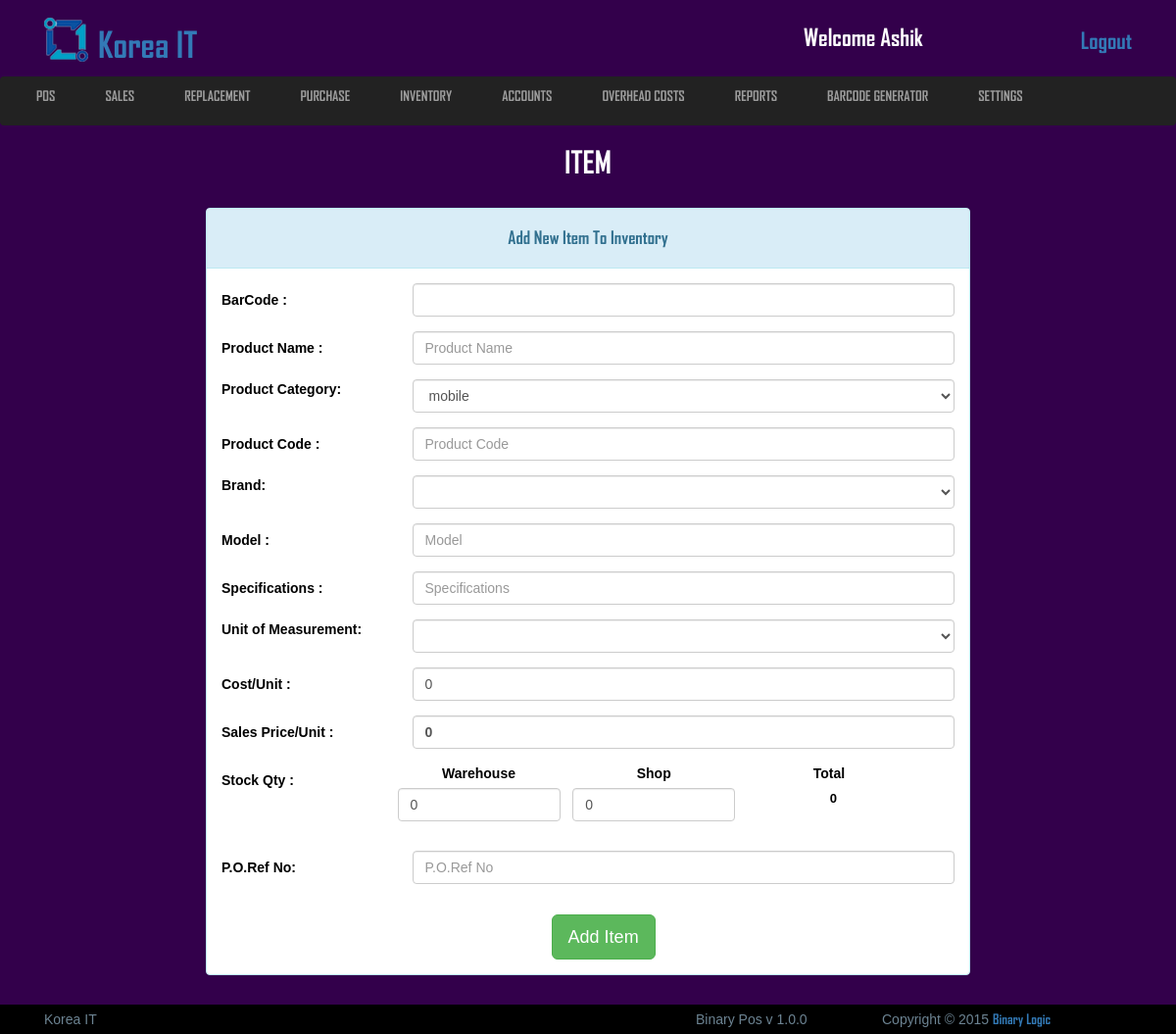
Screenshot of /view/add_items_to_inventory.php (signed in) with the database file from the repository.
### tables this page shows
CREATE TABLE `logo_section` (
  `id` int(11) NOT NULL,
  `image` varchar(255) NOT NULL,
  `name` varchar(100) NOT NULL
);

### src/Inventory/Inventory.php (called while the page is built, shortened)
<?php
class Inventory extends Model{
	public function view_all_category(){
		$this->table = "product_category";
		$query = "SELECT * FROM {$this->table}";
        $result = mysqli_query($this->connection,$query);
        return $result;
	}
}

### src/Model/Model.php (called while the page is built, shortened)
<?php
abstract class Model{
    public function __construct(){
        $this->connection = mysqli_connect("localhost","root","","pos");
    }
}

### view/add_items_to_inventory.php (the view, shortened to what this page needs)
<?php
	$inventory = new Inventory;
 ?>
	<?php include('includes/all_link_body.php'); ?>
<header class="header_section">
	<div class="container">
		<div class="row">
			<div class="col-md-12">
				<?php include('includes/header_top.php'); ?>
			</div>
		</div>
	</div>
	<?php include('includes/main_nav.php'); ?>
	<div class="conainer">
		<div class="row">
			<div class="col-md-12">
				<div class="sales_point">
					<h2>Item</h2>
				</div>
			</div>
		</div>
	</div>
</header>
<section class="view_container_content">
<div class="container">
	<div class="row">
		<div class="col-md-2"></div>
		<div class="col-md-8 no_padding">
				<div class="panel panel-info no_margin">
				  <div class="panel-heading"><h4 style="text-align:center;">Add New Item To Inventory</h4></div>
				  		<div class="panel-body">
							<form class="form-horizontal" action="add_items_to_inventory.php" method="post">
							  <div class="customer_info">
								  <div class="form-group">
									    <label for="inputBar3" class="col-sm-3 control-label">BarCode :</label>
									    <div class="col-sm-9">
									      <input name="barcode" type="text" class="form-control" id="inputBar3" value="<?php if(isset($_POST["barcode"])){echo $_POST["barcode"]; } ?>">
									    </div>
								  </div>
								  <div class="form-group">
									    <label for="inputName3" class="col-sm-3 control-label">Product Name :</label>
									    <div class="col-sm-9">
									      <input name="product_name" type="text" class="form-control" id="inputName3" placeholder="Product Name" value="<?php if(isset($_POST["product_name"])){echo $_POST["product_name"]; } ?>">
									    </div>
								  </div>
								  <div class="form-group">
									  <label for="sel1" class="col-sm-3">Product Category:</label>
									  <div class="col-sm-9">
										  <select class="form-control" name="category" id="sel1">
									    	<?php
									    		$result = $inventory->view_all_category();
									    		while ($category = mysqli_fetch_object($result)) {
									    	?>
									    		<option value="<?php echo $category->category_name; ?>"><?php echo $category->category_name; ?></option>
									    	<?php
									    		}
									    	 ?>
										  </select>
									  </div>
								  </div>
								  <div class="form-group">
									    <label for="inputcode3" class="col-sm-3 control-label">Product Code :</label>
									    <div class="col-sm-9">
									      <input name="product_code" type="text" class="form-control" id="inputcode3" placeholder="Product Code" value="<?php if(isset($_POST["product_code"])){echo $_POST["product_code"]; } ?>">
									    </div>
								  </div>
								  <div class="form-group">
									  <label for="sel1" class="col-sm-3">Brand:</label>
									  <div class="col-sm-9">
										  <select name="brand" class="form-control" id="sel1">
										  </select>
									  </div>
								    </div>
								  <div class="form-group">
									    <label for="inputBalance3" class="col-sm-3 control-label">Model :</label>
									    <div class="col-sm-9">
									      <input name="model" type="text" class="form-control" id="inputBalance3" placeholder="Model" value="<?php if(isset($_POST["model"])){echo $_POST["model"]; } ?>">
									    </div>
								  </div>
								  <div class="form-group">
									    <label for="inputPaymentDue3" class="col-sm-3 control-label">Specifications :</label>
									    <div class="col-sm-9">
									      <input name="specification" type="text" class="form-control" id="inputPaymentDue3" placeholder="Specifications" value="<?php if(isset($_POST["specification"])){echo $_POST["specification"]; } ?>">
									    </div>
								  </div>
								  <div class="form-group">
									  <label for="sel1" class="col-sm-3">Unit of Measurement:</label>
									  <div class="col-sm-9">
										  <select class="form-control" name="uom" id="sel1">
										  </select>
									  </div>
								  </div>
								  <div class="form-group">
									    <label for="inputCostUnit3" class="col-sm-3 control-label">Cost/Unit :</label>
									    <div class="col-sm-9">
									      <input type="number" min="0"id="change2" name="purchase_cost_per_unit" value="<?php if(isset($_POST["purchase_cost_per_unit"])){echo $_POST["purchase_cost_per_unit"]; }else{ echo "0";} ?>" class="form-control" onchange="calc()">
										  </div>
									</div>
								</div>
								  <div class="form-group">
									    <label for="inputSalesPriceUnit3" class="col-sm-3 control-label">Sales Price/Unit :</label>
									    <div class="col-sm-9">
									      <p class="cart_total_price"><b><input id="total1"class="form-control" for="change" name="sales_price_per_unit" value="<?php if(isset($_POST["sales_price_per_unit"])){echo $_POST["sales_price_per_unit"]; }else{ echo "0";} ?>"></b></p>
									    </div>
								  </div>
								  <div class="form-group">
									    <label for="inputStockQty3" class="col-sm-3 control-label">Stock Qty :</label>
									    <div class="col-sm-9">
										  <div class="form-group"style="width:30%;float:left;margin-right:5%;text-align:center;">
										    <label for="exampleInputWarehouse1">Warehouse</label>
										    <input type="number" min="0"id="change" name="warehouse_stock" class="form-control" onchange="calc()" value="<?php if(isset($_POST["warehouse_stock"])){echo $_POST["warehouse_stock"]; }else{ echo "0";} ?>">
										  </div>
										  <div class="form-group"style="width:30%;float:left;margin-right:5%;text-align:center;">
										    <label for="exampleInputShop1">Shop</label>
										    <input type="number" min="0"id="change1" name="shop_stock" class="form-control" onchange="calc()" value="<?php if(isset($_POST["shop_stock"])){echo $_POST["shop_stock"]; }else{ echo "0";} ?>">
										  </div>
										  <div class="form-group"style="width:30%;float:left;text-align:center;">
										    <label for="exampleInputTotal1">Total</label>
										    <p class="cart_total_price"><b><input id="total" class="disabled" for="change" name="total_stock" value="0"></b></p>
										  </div>
									    </div>
								  </div>
								  <div class="form-group">
									    <label for="inputPORefNo3" class="col-sm-3 control-label">P.O.Ref No:</label>
									    <div class="col-sm-9">
									      <input name="purchase_order_ref" type="text" class="form-control" id="inputPORefNo3" placeholder="P.O.Ref No" value="<?php if(isset($_POST["shop_stock"])){echo $_POST["shop_stock"];} ?>">
									    </div>
								  </div>
								  <div class="form-group">
									    <div class="col-sm-9">
									    </div>
								  </div>
						<div class="confim_button">
							<button class="btn btn-success btn-lg" name="">Add Item</button>
						</div>
					</form>
				</div>
		</div>
	</div>
	<div class="col-md-2"></div>
</div>
</section>
	<?php include('includes/footer.php'); ?>

### view/includes/header_top.php (shortened to what this page needs)
<?php include('config.php'); ?>
<div class="header_top">
	<div class="col-md-8">
		<?php
		 	$startement = $db->prepare("SELECT * FROM logo_section WHERE id=1");
		 	$startement->execute();
		 	$result = $startement->fetchAll(PDO::FETCH_ASSOC);
		 	foreach ($result as $row) {
		 		$image = $row['image'];
		 		$name = $row['name'];
		 	}
		  ?>
		<a href="#"><img src="uploads/logo/<?php echo $image; ?>" alt="logo"><h1> <?php echo $name; ?></h1></a>
	</div>
	<div class="col-md-4">
		<ul class="header_top_aside">
			<li><h3>welcome <?php if(isset($_SESSION["username"])){echo $_SESSION["username"];} ?></h3></li>
			<li style="float:right"><a href="index.php">Logout</a></li>
		</ul>
	</div>
</div>

### view/css/style.css (style rules this page uses)
* { margin: 0; padding: 0; }
body { background: #33004B;color: #fff;font-family: 'arial'; }
h1,h2,h3,h4,a { font-family: 'AGENCYB'; }
.no_margin { margin: 0; }
.no_padding { padding: 0; }
.panel-body { color: #000; }
.disabled { cursor: no-drop;border: none;font-size: 13px; background: #fff;text-align: center;color: #000;outline: 0; }
.form-horizontal .control-label { text-align: left; }
.row { width: 100%; margin: 0 }
.container { padding: 0; }
.header_section .header_top { width: 100%;overflow: hidden; }
.header_section .header_top a { text-decoration: none; }
.header_section .header_top a img { margin-top: -30px; margin-right: 10px; }
.header_section .header_top a h1 { display: inline-block;margin-top: 20px; }
.header_section .header_top .header_top_aside { width: 100%;overflow: hidden; margin: 20px 0; }
.header_section .header_top .header_top_aside li { list-style: none;float: left;margin-left: 15px; }
.header_section .header_top .header_top_aside li h3 { margin: 0; }
.header_section .header_top .header_top_aside li a { text-decoration: none;font-size: 23px; }
.sales_point { width: 100%;overflow: hidden;margin-bottom: 20px; }
.sales_point h2 { text-align: center;text-transform: uppercase;font-size: 31px; }
.confim_button { width: 10%;margin: 0 auto; }
.view_container_content { width: 100%;overflow: hidden;margin-bottom: 30px;margin-top: 20px;min-height: 465px; }
header { height: 20vh; }
.header_section { padding-top: 5px; }
p { margin: 0;color: #000; }

### view/includes/header_top.php (style rules this page uses)
h3 { text-transform: capitalize; }
h1 { text-transform: capitalize; }
img { width: 45px;height: 45px; }

### rows the page displays
logo_section: image (picture), name "Korea IT"

### other values shown
$_SESSION["username"] "Ashik"
form field category "mobile"
